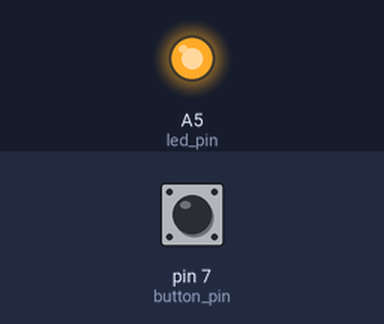
This sketch was run on a simulated Arduino Uno, built with avr-gcc and run on an emulated ATmega328P. On the bench: output pins drawn as LEDs (lit = HIGH). The inputs (shaded band) are chosen by the test bench; at power-on: pin 7 (button_pin) LOW. What the sketch prints to the serial monitor is not drawn.

Above: at 1.2 s.
1.3 s: pin 7 (button_pin) pulled HIGH for 0.15 s
At 1.38 s:
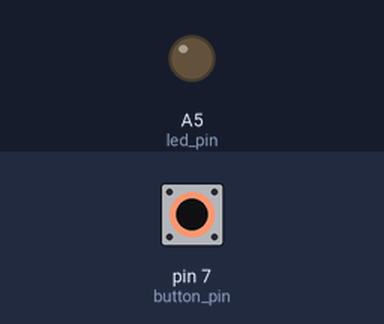
2.9 s: pin 7 (button_pin) pulled HIGH for 3.2 s
At 6.8 s:
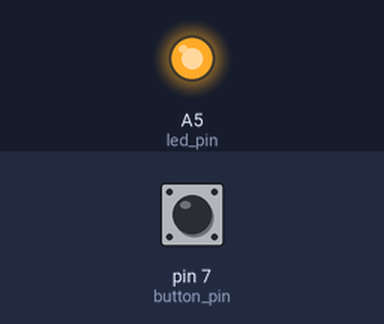
Timing chart, 0 to 8.3 s (numbered marks = the images above; inputs shaded):
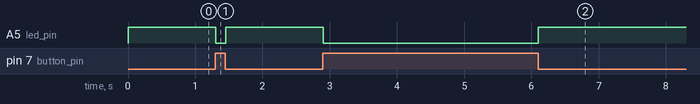

The sketch:

_____.ino
```cpp
const int led_pin = A5 ;
const int button_pin = 7;

void setup() {
  pinMode (led_pin, OUTPUT);
  pinMode (button_pin, INPUT);
  Serial.begin(9600);
}


void loop() {
  /*digitalWrite(led_pin, 1);
  delay(250);
  digitalWrite(led_pin, 0);
  delay(250);
  digitalWrite(led_pin, 1);
  delay(250);
  digitalWrite(led_pin, 0);
  delay(1000);*/
  int button = digitalRead(button_pin);
  Serial.println(button);
  if (button == 1)
  {

    digitalWrite(led_pin, 0);
  }
  else {
    digitalWrite(led_pin, 1) ;

  }


}
```

Measured:
- after the input at 1.3 s, A5 (led_pin): HIGH → LOW at once, → HIGH 0.15 s later
- after the input at 2.9 s, A5 (led_pin): HIGH → LOW at once, → HIGH 3.2 s later
